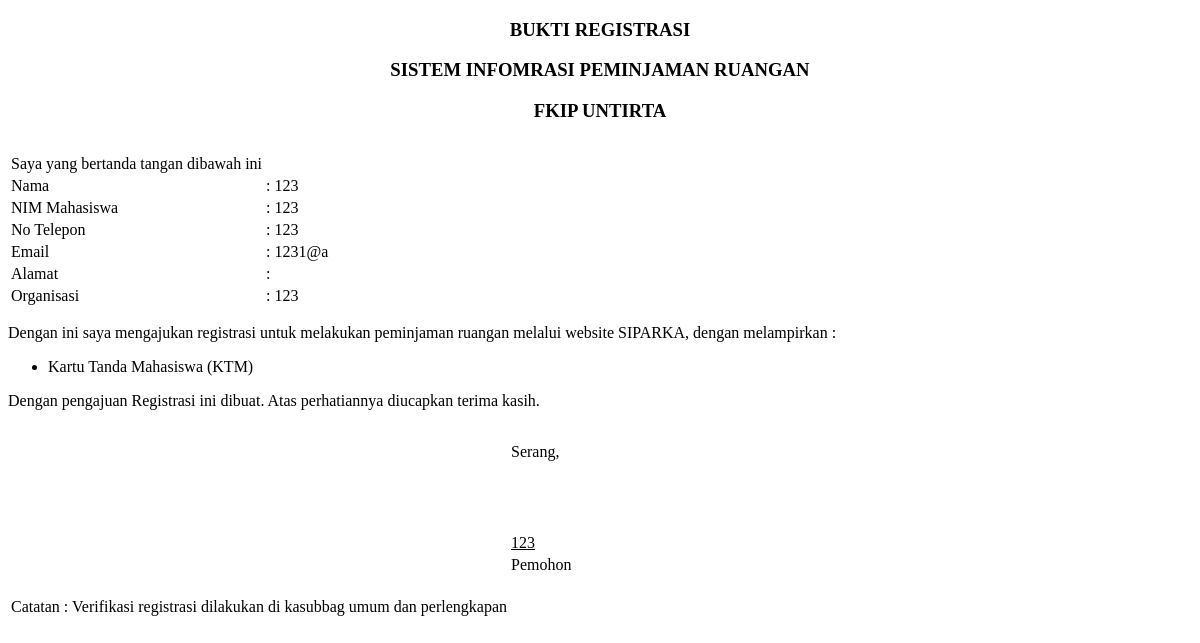
Before: /bukti-registrasi.php?nim_mhs=123 with the older database file.
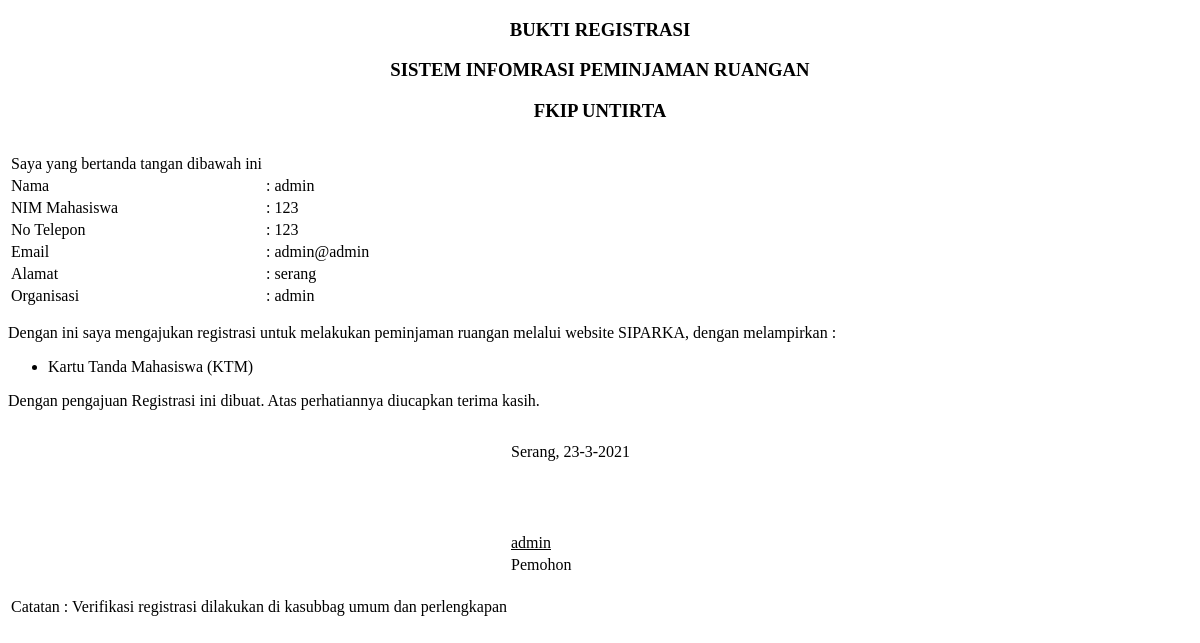
After: the same page with the newer database file.
### tables this page shows
CREATE TABLE `tb_mahasiswa` (
  `id_mhs` int(11) NOT NULL,
  `nim_mhs` varchar(20) NOT NULL,
  `nama_mhs` varchar(75) NOT NULL,
  `organisasi` varchar(100) NOT NULL,
  `jurusan` varchar(70) NOT NULL,
  `email` varchar(200) NOT NULL,
  `password` varchar(70) NOT NULL,
  `no_hp` varchar(20) NOT NULL,
  `alamat` varchar(200) NOT NULL,
  `tgl` varchar(20) NOT NULL,
  `enk` varchar(20) NOT NULL,
  `status` varchar(10) NOT NULL
);

### bukti-registrasi.php (the view, shortened to what this page needs)
<!DOCTYPE html>
<html lang="en" dir="ltr">
<head>
</head>
<body>
  <div class="container">
    <center>
      <h3>BUKTI REGISTRASI</h3>
      <h3>SISTEM INFOMRASI PEMINJAMAN RUANGAN</h3>
      <h3 style="margin-bottom: 30px">FKIP UNTIRTA</h3>
    </center>
    <table class="table table-bordered">
      <?php
      include('koneksi.php');
      $nim_mhs = $_GET['nim_mhs'];
      $data = mysqli_query($koneksi, "SELECT * from tb_mahasiswa WHERE nim_mhs='$nim_mhs' ");
      while ($d = mysqli_fetch_array($data)) {
      ?>
      <tr>
        <td>Saya yang bertanda tangan dibawah ini</td>
      </tr>
      <tr>
        <td>Nama </td>
        <td>: <?= $d['nama_mhs'] ?></td>
      </tr>
      <tr>
        <td>NIM Mahasiswa </td>
        <td>: <?= $d['nim_mhs'] ?></td>
      </tr>
      <tr>
        <td>No Telepon</td>
        <td>: <?= $d['no_hp'] ?></td>
      </tr>
      <tr>
        <td>Email</td>
        <td>: <?= $d['email'] ?></td>
      </tr>
      <tr>
        <td>Alamat</td>
        <td>: <?= $d['alamat'] ?></td>
      </tr>
      <tr>
        <td>Organisasi</td>
        <td>: <?= $d['organisasi'] ?></td>
      </tr>
    </table>
    <p>Dengan ini saya mengajukan registrasi untuk melakukan peminjaman ruangan melalui website SIPARKA, dengan melampirkan :</p>
    <ul>
      <li>Kartu Tanda Mahasiswa (KTM)</li>
    </ul>
    <p>Dengan pengajuan Registrasi ini dibuat. Atas perhatiannya diucapkan terima kasih.</p>
    <table style="margin-top: 30px; margin-left: 500px">
      <tr>
        <td>Serang, <?= $d['tgl']; ?></td>
      </tr>
      <tr>
        <td style="padding-top: 70px"><u><?= $d['nama_mhs']; ?></u></td>
      </tr>
      <tr>
        <td>Pemohon</td>
      </tr>
    </table>
  <?php } ?>
  </div>
  <br>
<table>
  <tr>
    <td>
      Catatan : Verifikasi registrasi dilakukan di kasubbag umum dan perlengkapan
    </td>
  </tr>
</table>
</body>
</html>

Changed rows visible on the page:
no longer on this page (row edited): tb_mahasiswa: nama_mhs "123", nim_mhs "123", no_hp "123", email "1231@a", organisasi "123"
added tb_mahasiswa: nama_mhs "admin", nim_mhs "123", no_hp "123", email "admin@admin", alamat "serang", organisasi "admin", tgl "23-3-2021"
